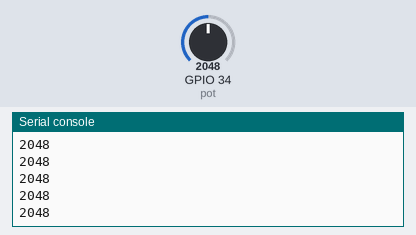
A program run on a simulated ESP32 board running MicroPython. On the bench: the last lines printed to the serial console. The inputs (shaded band) are chosen by the test bench; at power-on: GPIO 34 (pot) = 2048 (analog values on the 0–4095 scale).

Above: at 1.2 s.
1.3 s: GPIO 34 (pot) set to 2866
At 1.31 s:
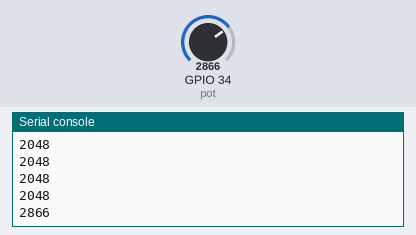
2.8 s: GPIO 34 (pot) set to 3603
At 2.81 s:
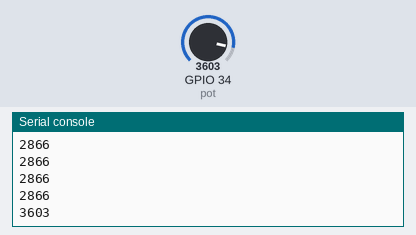
Timing chart, 0 to 5.8 s (numbered marks = the images above; inputs shaded):
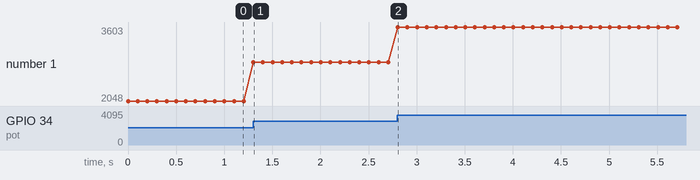

The program:

main.py
```python
# Micro-Python
# LDR value(analog) input
# Md. Kamruzzaman Tipu
# IoT Engineer, BRACNet Limited.
# it.ktipu@gmail.com, +8801715497977 (Whats app)


from machine import Pin, ADC
from time import sleep

pot = ADC(Pin(34))

pot.atten(ADC.ATTN_11DB) # Full range: 3.3v

while True:
    pot_value = pot.read()
    print(pot_value)
    sleep(0.1)
```

Measured:
- after the input at 1.3 s, the serial console: prints a new line at once (image 1)
- after the input at 2.8 s, the serial console: prints a new line at once (image 2)
- plotted number 1: 2048 → 2866 after the input at 1.3 s, 2866 → 3603 after the input at 2.8 s
